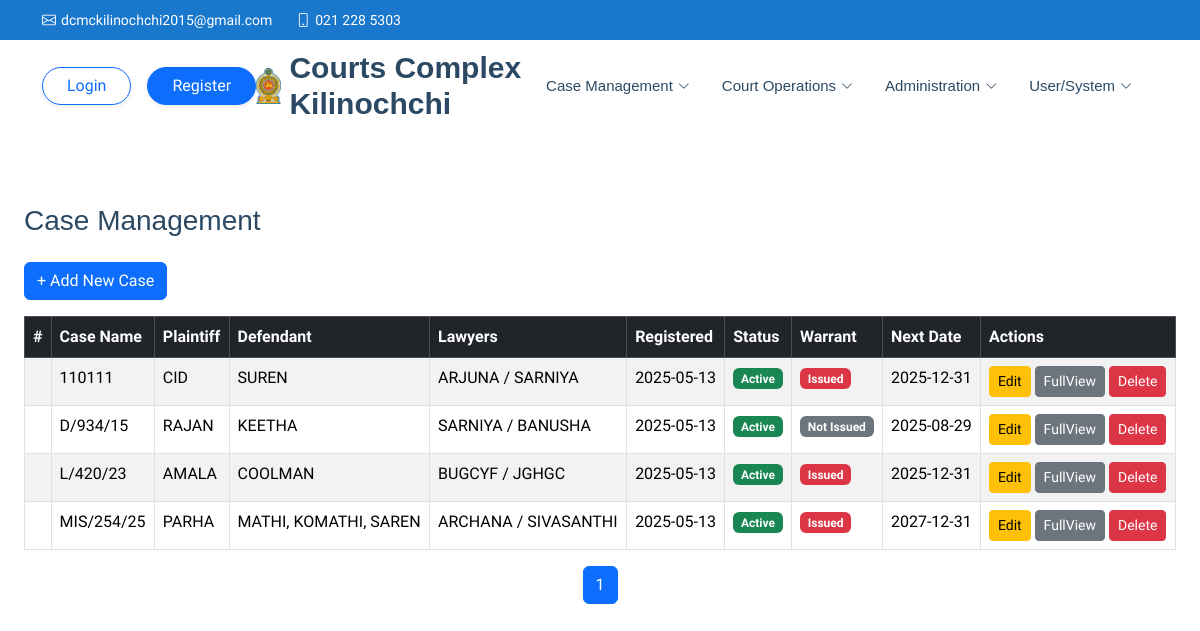
The app's page /index.php?pg=cases.php&option=view with its own data.
### tables this page shows
CREATE TABLE IF NOT EXISTS `cases` (
  `case_id` varchar(10) NOT NULL,
  `case_name` varchar(20) DEFAULT NULL,
  `plaintiff` varchar(50) DEFAULT NULL,
  `defendant` varchar(50) DEFAULT NULL,
  `plaintiff_lawyer` varchar(50) DEFAULT NULL,
  `defendant_lawyer` varchar(50) DEFAULT NULL,
  `registered_date` date DEFAULT NULL,
  `is_active` tinyint(1) DEFAULT '1',
  `nature` varchar(20) DEFAULT NULL,
  `status` enum('Calling','Pre Trial Conference','Trial','Inquiry','Order','Judgement','Post Judgement Calling','Laid By','Appeal') DEFAULT NULL,
  `is_warrant` tinyint(1) DEFAULT '0',
  `next_date` date DEFAULT NULL,
  `for_what` varchar(100) DEFAULT NULL,
  `staff_id` varchar(10) DEFAULT NULL,
  `court_id` varchar(20) DEFAULT NULL,
  PRIMARY KEY (`case_id`)
);

### lib/security.php (called while the page is built, shortened)
<?php
class Security
{
    public static function sanitize($data){
        if (is_null($data)) return '';
        return htmlspecialchars(stripslashes(trim((string)$data)));
    }
}
?>

### cases.php (the view, shortened to what this page needs)
<?php
	$limit = 1000;
	$page = isset($_GET['page']) ? max(1, (int)$_GET['page']) : 1;
	$start = ($page - 1) * $limit;
	$totalSql = "SELECT COUNT(*) AS total FROM cases";
	$totalResult = $conn->query($totalSql);
	$totalRow = $totalResult->fetch_assoc();
	$totalCases = $totalRow['total'];
	$totalPages = ceil($totalCases / $limit);
	$sql = "SELECT * FROM cases ORDER BY registered_date DESC LIMIT ?, ?";
	$stmt = $conn->prepare($sql);
	$stmt->bind_param("ii", $start, $limit);
	$stmt->execute();
	$result = $stmt->get_result();
	if (isset($_POST["btn_add"])){
	    if (!isset($_POST['csrf_token']) || $_POST['csrf_token'] !== $_SESSION['csrf_token']) {
	        die("CSRF token validation failed");
	    }
	    $txtCaseId = $helper->generateNextCaseID();
	    $txtCaseName = strtoupper(Security::sanitize($_POST['case_name']));
	    $dateRegisteredDate = Security::sanitize($_POST['registered_date']);
	    $txtPlaintiff = strtoupper(Security::sanitize($_POST['plaintiff']));
	    $txtDefendant = strtoupper(Security::sanitize($_POST['defendant']));
	    $txtPlaintiffLawyer = strtoupper(Security::sanitize($_POST['plaintiffLawyer']));
	    $txtDefendantLawyer = strtoupper(Security::sanitize($_POST['defendantLawyer']));
	    $selectNature = Security::sanitize($_POST['nature']);
	    $selectStatus = Security::sanitize($_POST['status']);
	    $selectIsWarrant = Security::sanitize($_POST['is_warrant']);
	    $dateNextDate = Security::sanitize($_POST['next_date']);
	    $txtForWhat = Security::sanitize($_POST['for_what']);
	    $txtStaffId = $helper->getId($systemUsername, $systemUsertype);
	    $txtCourtId = $_POST['court_id'];
	    $txtIsActive = 1;
	    $sql = "INSERT INTO cases
	        (case_id, case_name, plaintiff, defendant, plaintiff_lawyer, defendant_lawyer, nature, status, is_warrant, registered_date, next_date, for_what, staff_id, court_id, is_active)
	        VALUES (?, ?, ?, ?, ?, ?, ?, ?, ?, ?, ?, ?, ?, ?, ?)";
	    $stmt = $conn->prepare($sql);
	    $stmt->bind_param(
	        "sssssssssssssss",
	        $txtCaseId,
	        $txtCaseName,
	        $txtPlaintiff,
	        $txtDefendant,
	        $txtPlaintiffLawyer,
	        $txtDefendantLawyer,
	        $selectNature,
	        $selectStatus,
	        $selectIsWarrant,
	        $dateRegisteredDate,
	        $dateNextDate,
	        $txtForWhat,
	        $txtStaffId,
	        $txtCourtId,
	        $txtIsActive
	    );
	    if ($stmt->execute()) {
	        echo "<script>location.href='index.php?pg=cases.php&option=view';</script>";
	        exit;
	    } else {
	        echo "<script>location.href='index.php?pg=cases.php&option=view';</script>";
	        exit;
	    }
	}else if(isset($_GET['option']) && $_GET['option'] == "view") {
	?>
<div class="container-fluid py-5">
	<h3 class="mb-4">Case Management</h3>
	<div class="table-responsive">
		<table id="casesTable" class="table table-striped table-bordered">
			<button type="button" class="btn btn-primary mb-3" data-bs-toggle="modal" data-bs-target="#addCaseModal">
			+ Add New Case
			</button>
			<thead class="table-dark">
				<tr>
					<th>#</th>
					<th>Case Name</th>
					<th>Plaintiff</th>
					<th>Defendant</th>
					<th>Lawyers</th>
					<th>Registered</th>
					<th>Status</th>
					<th>Warrant</th>
					<th>Next Date</th>
					<th>Actions</th>
				</tr>
			</thead>
			<tbody>
				<?php while ($row = $result->fetch_assoc()): ?>
				<tr>
					<td></td>
					<td><?= Security::sanitize($row['case_name']) ?></td>
					<td><?= Security::sanitize($row['plaintiff']) ?></td>
					<td><?= Security::sanitize($row['defendant']) ?></td>
					<td><?= Security::sanitize($row['plaintiff_lawyer']) ?> / <?= Security::sanitize($row['defendant_lawyer']) ?></td>
					<td><?= Security::sanitize($row['registered_date']) ?></td>
					<td><span class="badge <?= $row['is_active'] ? 'bg-success' : 'bg-danger' ?>"><?= $row['is_active'] ? 'Active' : 'Inactive' ?></span></td>
					<td><span class="badge <?= $row['is_warrant'] ? 'bg-danger' : 'bg-secondary' ?>"><?= $row['is_warrant'] ? 'Issued' : 'Not Issued' ?></span></td>
					<td><?= Security::sanitize($row['next_date']) ?></td>
					<td>
						<form method="POST" action="index.php?pg=cases.php&option=edit" class="d-inline">
							<button type="submit" name="btn_edit" class="btn btn-sm btn-warning">Edit</button>
						</form>
						<form method="POST" action="index.php?pg=cases.php&option=fullview" class="d-inline">
							<button type="submit" name="btn_full_view" class="btn btn-sm btn-secondary">FullView</button>
						</form>
						<?php if ($row['is_active']) { ?>
						<form method="POST" action="index.php?pg=cases.php&option=delete" class="d-inline delete-form">
							<button type="button" class="btn btn-danger btn-sm" onclick="deleteConfirmModal(() => this.closest('form').submit())">
							 Delete
							</button>
						</form>
						<?php } ?>
					</td>
				</tr>
				<?php endwhile; ?>
			</tbody>
		</table>
	</div>
<nav aria-label="Page navigation">
	<ul class="pagination justify-content-center">
		<?php for ($i = 1; $i <= $totalPages; $i++): ?>
			<li class="page-item <?= $i === $page ? 'active' : '' ?>">
				<a class="page-link" href="index.php?pg=cases.php&option=view&page=<?= $i ?>"><?= $i ?></a>
			</li>
		<?php endfor; ?>
	</ul>
</nav>
<?php
	} else if (isset($_GET['option']) && $_GET['option'] === "edit" && $_POST['case_id']) {
	$staffId = $helper->getId($systemUsertype, $systemUsername);
	$row = $helper->getCaseData($_POST['case_id']);
	$plaintiffPartiesList = $helper->getAllParties();
	$defendantPartiesList = $helper->getAllParties();
	$LawyersList = $helper->getAllLawyers();
	$plaintiffLawyersList = $helper->getAllLawyers();
	$defendantLawyersList = $helper->getAllLawyers();
	$policeList = $helper->getAllPolice();
	$plaintiff = $helper->getPartyData(Security::sanitize($row['plaintiff']), $conn);
	$defendant = $helper->getPartyData(Security::sanitize($row['defendant']), $conn);
	$plaintiffLawyer = $helper->getLawyerData(Security::sanitize($row['plaintiff_lawyer']), $conn);
	$defendantLawyer = $helper->getLawyerData(Security::sanitize($row['defendant_lawyer']), $conn);
	   if (!$row) {
	       echo "<p class='text-danger'>Case not found.</p>";
	       exit;
	   }
	?>
    <div class="container mt-5">
        <h2 class="mb-4 text-primary">Edit Case: <?= Security::sanitize($row['case_name']) ?></h2>
        <form method="POST" action="#" autocomplete="off">
            <input type="hidden" name="case_id" value="<?= $row['case_id'] ?>">
            <input type="hidden" name="staff_id" value="<?= $staffId ?>">
            <input type="hidden" name="csrf_token" value="<?= $_SESSION['csrf_token'] ?>">
            <div class="row g-3">
                <div class="col-md-6">
                    <label>Case Name</label>
                    <input type="text" name="case_name" class="form-control" required value="<?= Security::sanitize($row['case_name']) ?>" style="text-transform: uppercase;">
                </div>
                <div class="col-md-6">
                    <label hidden>Registered Date</label>
                    <input hidden type="date" name="registered_date" class="form-control" value="<?= Security::sanitize($row['registered_date']) ?>"  required>
                </div>
                <div class="col-md-6">
                    <label>Plaintiff/ Police/ State Counsel Lawyer</label>
					<select name="plaintiff" class="form-control" required>
						<option value="<?= $plaintiff['party_id'] ?>"><?= $plaintiff['first_name']." ".$plaintiff['last_name'] ?></option>
						<?php while ($tempRow = $plaintiffPartiesList->fetch_assoc()) { ?>
							<option value="<?php echo Security::sanitize($tempRow['party_id']); ?>">
								<?php echo Security::sanitize($tempRow['first_name'] . ' ' . $tempRow['last_name']); ?>
							</option>
						<?php } ?>
						 <?php while ($tempRow = $policeList->fetch_assoc()) { ?>
							<option value="<?php echo Security::sanitize($tempRow['police_id']); ?>">
								<?php echo Security::sanitize($tempRow['first_name'] . ' ' . $tempRow['last_name']); ?>
							</option>
						<?php } ?>
						 <?php while ($tempRow = $LawyersList->fetch_assoc()) {
							if ($tempRow['station'] == "Attorney General Dept") { ?>
								<option value="<?php echo Security::sanitize($tempRow['lawyer_id']); ?>">
									<?php echo Security::sanitize($tempRow['first_name'] . ' ' . $tempRow['last_name']); ?>
								</option>
						<?php
							}
						} ?>
					</select>
                </div>
                <div class="col-md-6">
                    <label>Defendant/ Respondant/ Accused</label>
                    <select name="defendant" class="form-control" required>
						<option value="<?= $defendant['party_id'] ?>"><?= $defendant['first_name']." ".$defendant['last_name'] ?></option>
						<?php while ($tempRow = $defendantPartiesList->fetch_assoc()) { ?>
							<option value="<?php echo Security::sanitize($tempRow['party_id']); ?>">
								<?php echo Security::sanitize($tempRow['first_name'] . ' ' . $tempRow['last_name']); ?>
							</option>
						<?php } ?>
					</select>
				</div>
                <div class="col-md-6">
                    <label>Plaintiff Lawyer</label>
						<select name="plaintiff_lawyer" class="form-control" required>
					<option value="<?= $plaintiffLawyer['lawyer_id'] ?>"><?= $plaintiffLawyer['first_name']." ".$plaintiffLawyer['last_name'] ?></option>
					<?php while ($tempRow = $plaintiffLawyersList->fetch_assoc()) { ?>
						<option value="<?php echo Security::sanitize($tempRow['lawyer_id']); ?>">
							<?php echo Security::sanitize($tempRow['first_name'] . ' ' . $tempRow['last_name']); ?>
						</option>
					<?php } ?>
					<option value="No AAL">No Lawyer</option>
				</select>
				</div>
                <div class="col-md-6">
                    <label>Defendant Lawyer</label>
                    <select name="defendant_lawyer" class="form-control" required>
						<option value="<?= $defendantLawyer['lawyer_id'] ?>"><?= $defendantLawyer['first_name']." ".$defendantLawyer['last_name'] ?></option>
						<?php while ($tempRow = $defendantLawyersList->fetch_assoc()) { ?>
							<option value="<?php echo Security::sanitize($tempRow['lawyer_id']); ?>">
								<?php echo Security::sanitize($tempRow['first_name'] . ' ' . $tempRow['last_name']); ?>
							</option>
						<?php } ?>
						<option value="No AAL">No Lawyer</option>
					</select>
                </div>
                <div class="col-md-6">
                    <label>Nature</label>
                    <select name="nature" class="form-select" required>
                        <option disabled selected hidden value="<?php echo $row['nature'] ?>"><?php echo $row['nature'] ?></option>
                        <option value="Criminal" <?= $row['nature'] == 'Criminal' ? 'selected' : '' ?>>Criminal</option>
                        <option value="Civil" <?= $row['nature'] == 'Civil' ? 'selected' : '' ?>>Civil</option>
                    </select>
                </div>
                <div class="col-md-6">
                    <label>Status</label>
                    <select name="status" class="form-select" required>
                        <option disabled selected hidden value="<?php echo $row['status'] ?>"><?php echo $row['status'] ?></option>
                    <?php
                        $statuses = ["Calling", "Pre Trial Conference", "Trial", "Inquiry", "Order", "Judgement", "Post Judgement Calling", "Laid By", "Appeal"];
                        foreach ($statuses as $status) {
                            echo "<option value=\"$status\" " . ($row['status'] == $status ? 'selected' : '') . ">$status</option>";
                        }
                        ?>
                    </select>
                </div>
                <div class="col-md-6">
                    <label>Arrest Warrant Issued?</label>
                    <select name="is_warrant" class="form-select" required>
                        <option disabled selected hidden value="<?php echo $row['is_warrant'] ?>"><?php echo $row['is_warrant'] ?></option>
                        <option value="0" <?= $row['is_warrant'] == 0 ? 'selected' : '' ?>>No</option>
                        <option value="1" <?= $row['is_warrant'] == 1 ? 'selected' : '' ?>>Yes</option>
                    </select>
                </div>
                <div class="col-md-6">
                    <label>Next Date</label>
                    <input type="date" name="next_date" class="form-control" min="<?= date('Y-m-d') ?>" value="<?= Security::sanitize($row['next_date']) ?>" required>
                </div>
                <div class="col-md-6">
                    <label>For What</label>
                    <select name="for_what" class="form-select" required>
                        <option disabled selected hidden value="<?php echo $row['for_what'] ?>"><?php echo $row['for_what'] ?></option>
                    <?php
                        foreach ($statuses as $status) {
                            echo "<option value=\"$status\" " . ($row['for_what'] == $status ? 'selected' : '') . ">$status</option>";
                        }
                        ?>
                    </select>
                </div>
                <div class="col-md-6">
                    <label>Court</label>
                    <select name="court_id" class="form-select" required>
                        <option disabled hidden value="<?php echo $helper->getCourtName($row['court_id']) ?>"><?php echo $helper->getCourtName($row['court_id']) ?></option>
                        <option value="C04">Juvenile Magistrate's court</option>
                        <option selected value="C01">Magistrate's court</option>
                        <option value="C02">District Court</option>
                        <option value="C03">High Court</option>
                    </select>
                </div>
            </div>
            <div class="mt-4">
                <button type="submit" name="btn_update" class="btn btn-success">Save Changes</button>
                <a href="index.php?pg=cases.php&option=view" class="btn btn-secondary">Cancel</a>
            </div>
        </form>
    </div>
    <?php
	}else if (isset($_POST["btn_delete"])) {
	    $staffId = $helper->getId($systemUsertype, $systemUsername);
	    $caseId = $_POST['case_id'];
	    $row = $helper->getCaseData($caseId);
	    if (!$row) {
	        echo "<p class='text-danger'>Case not found.</p>";
	        exit;
	    }
	    $sql = "UPDATE cases SET is_active = 0 WHERE case_id = ?";
	    $stmt = $conn->prepare($sql);
	    $stmt->bind_param("s", $caseId);
	    if ($stmt->execute()) {
	        echo "<script>alert('Case deleted successfully.'); location.href='index.php?pg=cases.php&option=view';</script>";
	    } else {
	        echo "<script>alert('Failed to delete the case.'); location.href='index.php?pg=cases.php&option=view';</script>";
	    }
	    $stmt->close();
	}else if (isset($_POST["btn_reactivate"])) {
	    $staffId = $helper->getId($systemUsertype, $systemUsername);
	    $caseId = $_POST['case_id'];
	    $row = $helper->getCaseData($caseId);
	    if (!$row) {
	        echo "<p class='text-danger'>Case not found.</p>";
	        exit;
	    }
	    $sql = "UPDATE cases SET is_active = 1 WHERE case_id = ?";
	    $stmt = $conn->prepare($sql);
	    $stmt->bind_param("s", $caseId);
	    if ($stmt->execute()) {
	        echo "<script>alert('Case reactivated successfully.'); location.href='index.php?pg=cases.php&option=view';</script>";
	    } else {
	        echo "<script>alert('Failed to reactivate the case.'); location.href='index.php?pg=cases.php&option=view';</script>";
	    }
	    $stmt->close();
	}else{
	    echo "<script> location.href='index.php'; </script>";
	    exit;
	}
	?>

### records on screen
cases: case_name "110111", plaintiff "CID", defendant "SUREN", plaintiff_lawyer "ARJUNA", defendant_lawyer "SARNIYA", registered_date "2025-05-13", is_active "Active", is_warrant "Issued", next_date "2025-12-31"
cases: case_name "D/934/15", plaintiff "RAJAN", defendant "KEETHA", plaintiff_lawyer "SARNIYA", defendant_lawyer "BANUSHA", registered_date "2025-05-13", is_active "Active", is_warrant "Not Issued", next_date "2025-08-29"
cases: case_name "L/420/23", plaintiff "AMALA", defendant "COOLMAN", plaintiff_lawyer "BUGCYF", defendant_lawyer "JGHGC", registered_date "2025-05-13", is_active "Active", is_warrant "Issued", next_date "2025-12-31"
cases: case_name "MIS/254/25", plaintiff "PARHA", defendant "MATHI, KOMATHI, SAREN", plaintiff_lawyer "ARCHANA", defendant_lawyer "SIVASANTHI", registered_date "2025-05-13", is_active "Active", is_warrant "Issued", next_date "2027-12-31"
